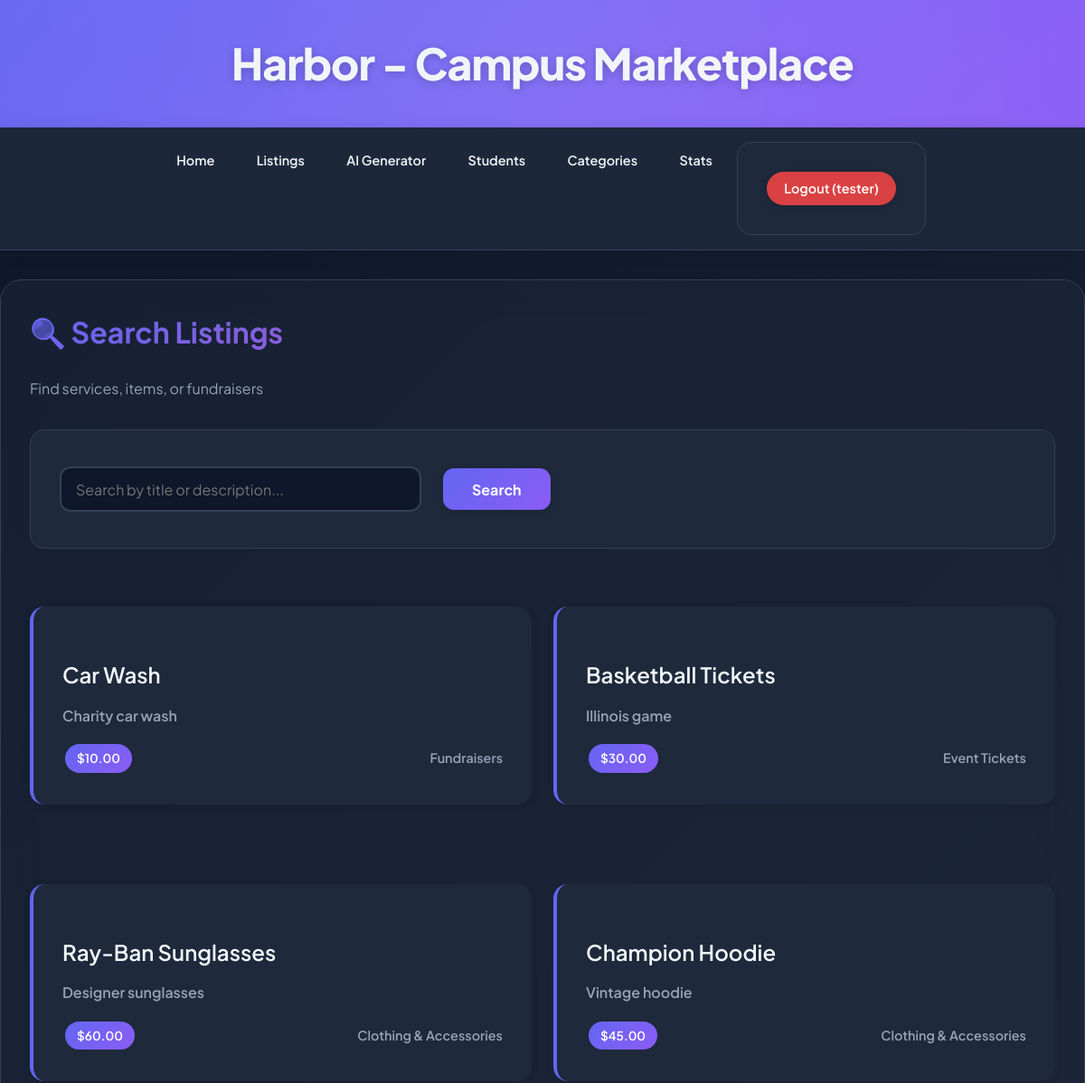
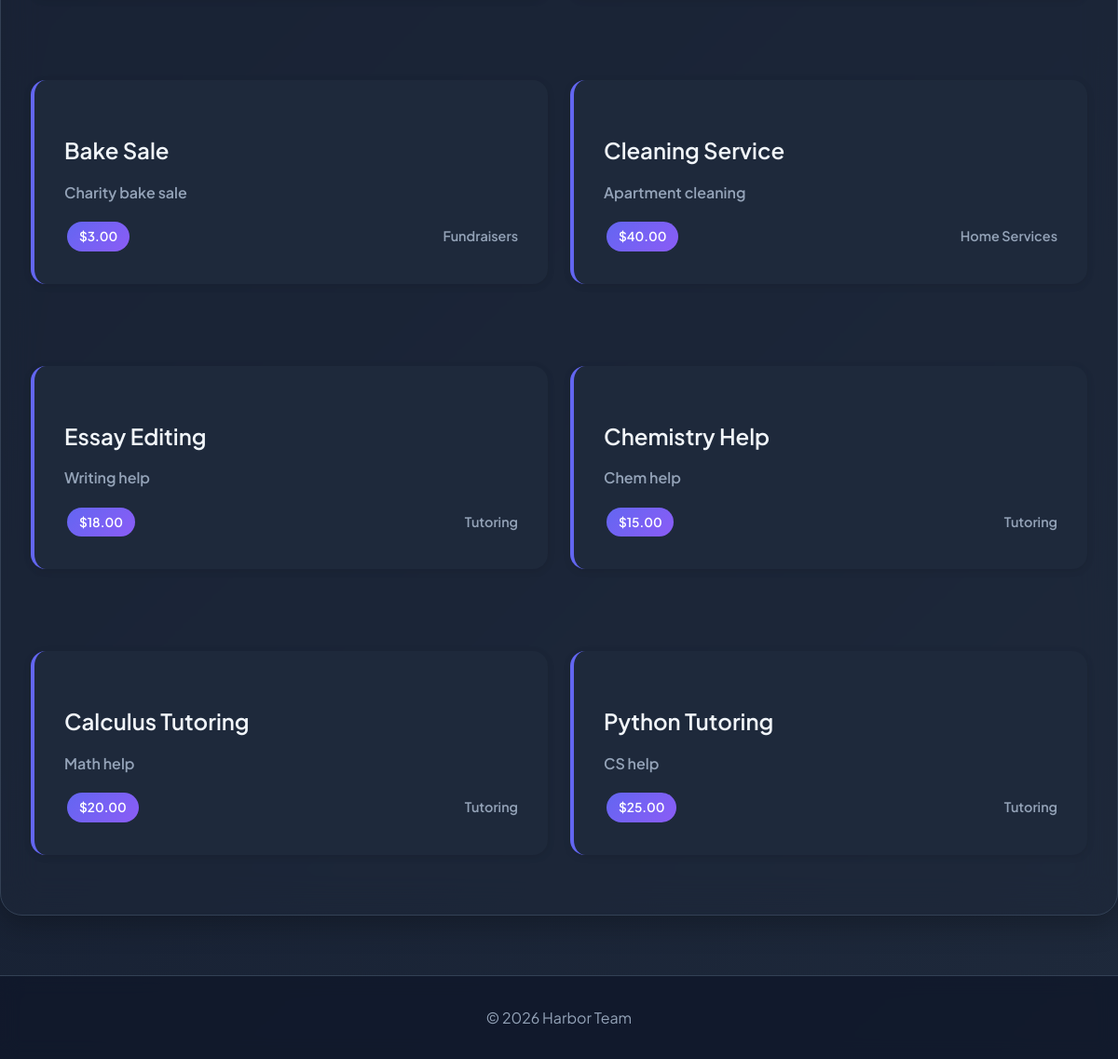
The app's page /search/ (signed in) with its own data (2 pictures, top to bottom).
### listings/models.py (models this page shows, shortened)
class Listing(models.Model):
    PAYMENT_METHODS = [
        ('VENMO', 'Venmo'),
        ('CASH', 'Cash'),
        ('PAYPAL', 'PayPal'),
        ('ZELLE', 'Zelle'),
    ]
    seller = models.ForeignKey(
        Student,
        on_delete=models.CASCADE,
        related_name='listings'
    )
    category = models.ForeignKey(
        Category,
        on_delete=models.PROTECT,
        related_name='listings'
    )
    title = models.CharField(max_length=200)
    description = models.TextField(max_length=1000)
    price = models.DecimalField(
        max_digits=10,
        decimal_places=2,
        null=True,
        blank=True,
        help_text="Price in USD (leave blank for free/donations)"
    )
    contact_method = models.CharField(max_length=200)
    accepted_payment = models.CharField(
        max_length=20,
        choices=PAYMENT_METHODS,
        default='VENMO'
    )
    is_active = models.BooleanField(default=True)
    created_at = models.DateTimeField(auto_now_add=True)
    updated_at = models.DateTimeField(auto_now=True)
    class Meta:
        ordering = ['-created_at']
        constraints = [
            models.UniqueConstraint(
                fields=['seller', 'title'],
                name='unique_listing_per_seller'
            )
        ]
    def get_absolute_url(self):
        from django.urls import reverse
        return reverse('listing_detail', args=[str(self.id)])

class Category(models.Model):
    CATEGORY_TYPES = [
        ('SERVICE', 'Service'),
        ('FUNDRAISER', 'Fundraiser'),
        ('SELLER', 'Seller'),
    ]
    name = models.CharField(max_length=100)
    category_type = models.CharField(max_length=20, choices=CATEGORY_TYPES)
    description = models.TextField(max_length=300, blank=True)
    class Meta:
        ordering = ['name']
        verbose_name_plural = 'Categories'
        constraints = [
            models.UniqueConstraint(
                fields=['name', 'category_type'],
                name='unique_category_name_per_type'
            )
        ]

### listings/views.py (the view)
# urls.py: path('search/', login_required(listing_search_get), name='listing_search_get'),
def listing_search_get(request):
    query = request.GET.get('q', '')
    if query:
        listings = Listing.objects.filter(
            is_active=True,
            title__icontains=query
        ) | Listing.objects.filter(
            is_active=True,
            description__icontains=query
        )
    else:
        listings = Listing.objects.filter(is_active=True)
    context = {
        'listings': listings,
        'query': query,
        'search_type': 'GET'
    }
    return render(request, 'listings/listing_search.html', context)

### listings/templates/listings/listing_search.html (shortened to what this page needs)
{% extends "base.html" %}
{% block content %}
    <h2>🔍 Search Listings</h2>
    <p style="color: var(--text-secondary); margin-bottom: 2rem;">Find services, items, or fundraisers</p>
    <form method="GET" action="{% url 'listing_search_get' %}">
        <div style="display: flex; gap: 1rem; align-items: center; flex-wrap: wrap;">
            <input type="text" name="q" value="{{ query }}" placeholder="Search by title or description..." style="flex: 1; min-width: 300px;">
            <button type="submit">Search</button>
        </div>
    </form>
    <div class="grid grid-2" style="margin-top: 2rem;">
        {% for listing in listings %}
            <div class="detail-card">
                <a href="{{ listing.get_absolute_url }}" style="text-decoration: none; color: inherit;">
                    <h3 style="margin-bottom: 0.5rem;">{{ listing.title }}</h3>
                    <p style="color: var(--text-secondary);">{{ listing.description|truncatewords:15 }}</p>
                    <div style="margin-top: 1rem; display: flex; justify-content: space-between; align-items: center;">
                        <span class="badge">${{ listing.price|default:"Free" }}</span>
                        <span style="font-size: 0.9rem; color: var(--text-secondary);">{{ listing.category.name }}</span>
                    </div>
                </a>
            </div>
        {% empty %}
            <div class="empty-state" style="grid-column: 1 / -1;">
                <p>No listings found matching your search</p>
                <p style="color: var(--text-secondary);">Try different keywords</p>
            </div>
        {% endfor %}
    </div>
{% endblock %}

### listings/templates/base.html (shortened to what this page needs)
{% load static %}
<!DOCTYPE html>
<html lang="en">
<head>
    <link rel="stylesheet" href="{% static 'listings/css/styles.css' %}">
</head>
<body>
    <header class="header">
        <h1>Harbor - Campus Marketplace</h1>
    </header>
<nav class="navbar">
    <a href="{% url 'home' %}">Home</a>
    {% if user.is_authenticated %}
        <a href="{% url 'listing_list' %}">Listings</a>
        <a href="{% url 'create_local_ai' %}"> AI Generator</a>
        <a href="{% url 'student_list' %}">Students</a>
        <a href="{% url 'category_list' %}">Categories</a>
        <a href="{% url 'aggregation_stats' %}">Stats</a>
        <form method="post" action="{% url 'account_logout' %}" style="display: inline; margin: 0;">
            <button type="submit" style="background: rgba(239, 68, 68, 0.9); padding: 0.6rem 1.2rem; border-radius: 50px; border: none; color: white; font-weight: 600; cursor: pointer; font-size: 0.9rem; transition: all 0.3s ease;">
                Logout ({{ user.username }})
            </button>
        </form>
    {% else %}
        <a href="{% url 'account_login' %}">Login</a>
        <a href="{% url 'account_signup' %}">Sign Up</a>
    {% endif %}
</nav>
    <main class="container">
        {% block content %}
        {% endblock %}
    </main>
    <footer class="footer">
        <p>&copy; 2026 Harbor Team</p>
    </footer>
</body>
</html>

### listings/static/listings/css/styles.css (style rules this page uses)
:root { --primary: #6366f1; --primary-dark: #4f46e5; --secondary: #ec4899; --accent: #8b5cf6; --success: #10b981; --warning: #f59e0b; --bg-main: #0f172a; --bg-card: #1e293b; --bg-hover: #334155; --text-primary: #f1f5f9; --text-secondary: #94a3b8; --border: #334155; --shadow-sm: 0 2px 8px rgba(0, 0, 0, 0.1); --shadow-md: 0 4px 16px rgba(0, 0, 0, 0.15); --shadow-lg: 0 10px 30px rgba(0, 0, 0, 0.25); --glow: 0 0 20px rgba(99, 102, 241, 0.3); }
* { margin: 0; padding: 0; box-sizing: border-box; }
body { font-family: 'Plus Jakarta Sans', -apple-system, BlinkMacSystemFont, 'Segoe UI', sans-serif; background: linear-gradient(135deg, #0f172a 0%, #1e293b 100%); color: var(--text-primary); line-height: 1.6; min-height: 100vh; }
.header { background: linear-gradient(135deg, var(--primary) 0%, var(--accent) 100%); padding: 2rem; text-align: center; position: relative; overflow: hidden; box-shadow: var(--shadow-lg); }
.header::before { content: ''; position: absolute; top: -50%; right: -50%; width: 200%; height: 200%; background: radial-gradient(circle, rgba(255,255,255,0.1) 0%, transparent 70%); animation: rotate 20s linear infinite; }
.header h1 { font-size: clamp(1.8rem, 4vw, 3rem); font-weight: 800; letter-spacing: -0.02em; position: relative; z-index: 1; text-shadow: 0 2px 10px rgba(0, 0, 0, 0.2); }
.navbar { background: rgba(30, 41, 59, 0.95); backdrop-filter: blur(10px); padding: 1rem 2rem; display: flex; justify-content: center; gap: 0.5rem; flex-wrap: wrap; position: sticky; top: 0; z-index: 100; border-bottom: 1px solid var(--border); box-shadow: var(--shadow-md); }
.navbar a { color: var(--text-primary); text-decoration: none; padding: 0.6rem 1.2rem; border-radius: 50px; transition: all 0.3s cubic-bezier(0.4, 0, 0.2, 1); font-weight: 600; font-size: 0.9rem; position: relative; overflow: hidden; }
.navbar a::before { content: ''; position: absolute; top: 0; left: 0; width: 100%; height: 100%; background: linear-gradient(135deg, var(--primary), var(--accent)); transform: scaleX(0); transform-origin: right; transition: transform 0.3s ease; z-index: -1; border-radius: 50px; }
.container { max-width: 1200px; margin: 2rem auto; padding: 2rem; background: rgba(30, 41, 59, 0.5); backdrop-filter: blur(20px); border-radius: 24px; box-shadow: var(--shadow-lg); border: 1px solid var(--border); }
h2 { font-size: 2rem; font-weight: 700; margin-bottom: 1.5rem; background: linear-gradient(135deg, var(--primary), var(--secondary)); -webkit-background-clip: text; -webkit-text-fill-color: transparent; background-clip: text; }
h3 { font-size: 1.5rem; font-weight: 600; margin: 1.5rem 0 1rem; color: var(--text-primary); }
a { color: var(--primary); text-decoration: none; font-weight: 600; transition: all 0.2s ease; position: relative; }
form { background: var(--bg-card); padding: 2rem; border-radius: 16px; margin: 2rem 0; border: 1px solid var(--border); }
input[type="text"], input[type="number"], input[type="email"] { width: 100%; max-width: 400px; padding: 0.8rem 1rem; margin: 0.5rem 0.5rem 0.5rem 0; background: var(--bg-main); border: 2px solid var(--border); border-radius: 12px; color: var(--text-primary); font-size: 1rem; font-family: inherit; transition: all 0.3s ease; }
button, .btn { background: linear-gradient(135deg, var(--primary), var(--accent)); color: white; padding: 0.8rem 2rem; border: none; border-radius: 12px; cursor: pointer; font-weight: 700; font-size: 1rem; transition: all 0.3s ease; box-shadow: var(--shadow-sm); font-family: inherit; }
.detail-card { background: var(--bg-card); padding: 2rem; margin: 2rem 0; border-radius: 16px; border-left: 4px solid var(--primary); box-shadow: var(--shadow-sm); }
.detail-card p { margin: 0.8rem 0; color: var(--text-secondary); }
.footer { background: rgba(15, 23, 42, 0.8); backdrop-filter: blur(10px); color: var(--text-secondary); text-align: center; padding: 2rem; margin-top: 4rem; border-top: 1px solid var(--border); }
.badge { display: inline-block; padding: 0.3rem 0.8rem; background: linear-gradient(135deg, var(--primary), var(--accent)); color: white; border-radius: 50px; font-size: 0.85rem; font-weight: 600; margin: 0.2rem; }
.grid { display: grid; gap: 1.5rem; }
@media (min-width: 768px) { .grid-2 { grid-template-columns: repeat(2, 1fr); } }

### records on screen
Listing: title "Car Wash", description "Charity car wash", price "10.00", category.name "Fundraisers"
Listing: title "Basketball Tickets", description "Illinois game", price "30.00", category.name "Event Tickets"
Listing: title "Ray-Ban Sunglasses", description "Designer sunglasses", price "60.00", category.name "Clothing & Accessories"
Listing: title "Champion Hoodie", description "Vintage hoodie", price "45.00", category.name "Clothing & Accessories"
Listing: title "Bake Sale", description "Charity bake sale", price "3.00", category.name "Fundraisers"
Listing: title "Cleaning Service", description "Apartment cleaning", price "40.00", category.name "Home Services"
Listing: title "Essay Editing", description "Writing help", price "18.00", category.name "Tutoring"
Listing: title "Chemistry Help", description "Chem help", price "15.00", category.name "Tutoring"
Listing: title "Calculus Tutoring", description "Math help", price "20.00", category.name "Tutoring"
Listing: title "Python Tutoring", description "CS help", price "25.00", category.name "Tutoring"

### other values on screen
{{ user.username }} "tester"
